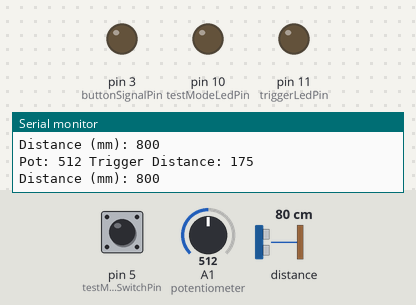
The sketch below on a simulated Arduino Nano, built with avr-gcc and run on an emulated ATmega328P. Shown: output pins drawn as LEDs (lit = HIGH), the last lines printed to the serial monitor. Inputs (shaded band) come from the test bench; at power-on: distance to the obstacle 80 cm, pin 5 (testModeSwitchPin) HIGH, A1 (potentiometer) = 512.

Above: at 1.2 s.
1.3 s: distance to the obstacle set to 20 cm
2.8 s: distance to the obstacle set to 15 cm
At 3.6 s:
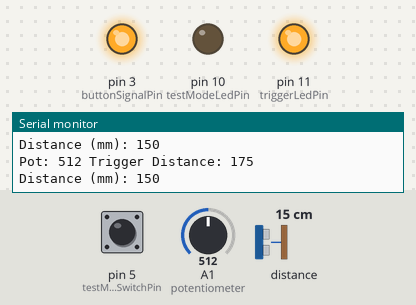
4.3 s: pin 5 (testModeSwitchPin) pulled LOW for 0.15 s
At 4.41 s:
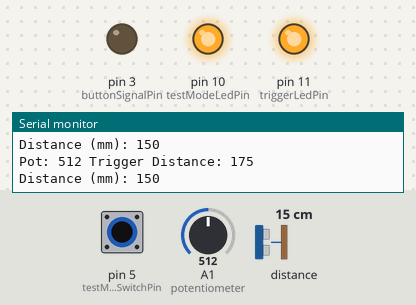
5.9 s: pin 5 (testModeSwitchPin) pulled LOW for 3.2 s
At 10.1 s:
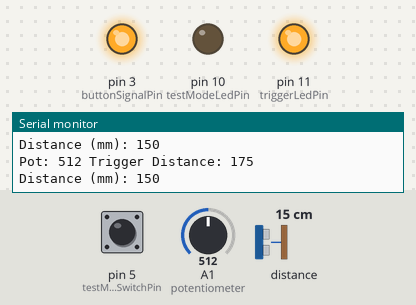
10.6 s: distance to the obstacle set to 18 cm
At 11.8 s:
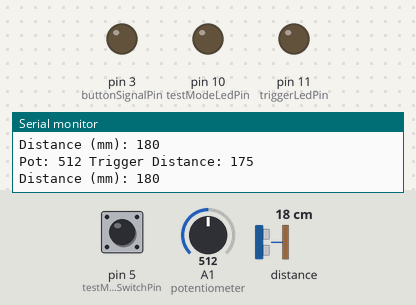
12.1 s: pin 5 (testModeSwitchPin) pulled LOW for 1 s
At 12.9 s:
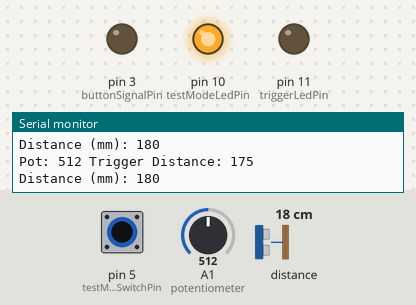
Timing chart, 0 to 15.1 s (numbered marks = the images above; inputs shaded):
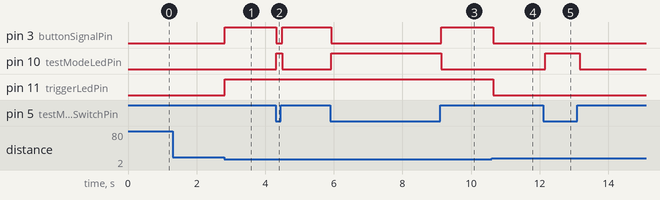

Measured:
- the behaviour switches between 18 and 17 cm on distance to the obstacle (found by bisection; images 0 and 1)
- after the input at 2.8 s, pin 3 (buttonSignalPin), pin 11 (triggerLedPin): LOW → HIGH at once
- after the input at 4.3 s, pin 3 (buttonSignalPin): HIGH → LOW at once, → HIGH 0.17 s later; pin 10 (testModeLedPin): LOW → HIGH at once, → LOW 0.17 s later
- after the input at 5.9 s, pin 3 (buttonSignalPin): HIGH → LOW at once, → HIGH 3.2 s later; pin 10 (testModeLedPin): LOW → HIGH at once, → LOW 3.2 s later
- after the input at 10.6 s, pin 3 (buttonSignalPin), pin 11 (triggerLedPin): HIGH → LOW at once
- after the input at 12.1 s, pin 10 (testModeLedPin): LOW → HIGH after 0.06 s, → LOW 1.0 s later

The sketch:

VL530xDistanceSensor.ino
```cpp
#include "Adafruit_VL53L0X.h"

Adafruit_VL53L0X lox = Adafruit_VL53L0X();

/* For Ardunio Nano
int triggerLedPin = 3;
int testModeLedPin = 2;
int testModeSwitchPin = 5;
int buttonSignalPin = 6;
int potentiometer = A2;
 */

// For ATTiny 3216
int triggerLedPin = 11;
int testModeLedPin = 10;
int testModeSwitchPin = 5;
int buttonSignalPin = 3;
int potentiometer = A1; // 14?

int MAX_DISTANCE = 300; // mm
int MIN_DISTANCE = 50; // mm

int READING_DELY_IN_MILLISECONDS = 50;

// the setup routine runs once when you press reset:
void setup() {
  // initialize the digital pin as an output.
  pinMode(triggerLedPin, OUTPUT);
  pinMode(potentiometer, INPUT);
  pinMode(testModeLedPin, OUTPUT);
  pinMode(testModeSwitchPin, INPUT_PULLUP);
  pinMode(buttonSignalPin, OUTPUT);

  digitalWrite(buttonSignalPin, LOW);

  Serial.begin(115200);

  // wait until serial port opens for native USB devices
  while (! Serial) {
    delay(1);
  }

  Serial.println("Adafruit VL53L0X test");
  if (!lox.begin()) {
    Serial.println(F("Failed to boot VL53L0X"));
    while(1);
  }
  // power
  Serial.println(F("VL53L0X API Simple Ranging example\n\n"));
}

// the loop routine runs over and over again forever:
void loop() {
  VL53L0X_RangingMeasurementData_t measure;

  lox.rangingTest(&measure, false); // pass in 'true' to get debug data printout!

  int sensorRangeSetting = analogRead(potentiometer);
  int maxTriggerDistance = map(sensorRangeSetting, 0, 1023, MIN_DISTANCE, MAX_DISTANCE);
  Serial.print("Pot: ");
  Serial.print(sensorRangeSetting);
  Serial.print(" Trigger Distance: ");
  Serial.println(maxTriggerDistance);

  bool isTestMode = !digitalRead(testModeSwitchPin);
  if (isTestMode) {
    digitalWrite(testModeLedPin, HIGH);
  } else {
    digitalWrite(testModeLedPin, LOW);
  }

  int rangeInMm = 999;

  if (measure.RangeStatus != 4) {  // phase failures have incorrect data
    Serial.print("Distance (mm): "); Serial.println(measure.RangeMilliMeter);
    rangeInMm = measure.RangeMilliMeter;
  } else {
    Serial.println(" out of range ");
    digitalWrite(triggerLedPin, LOW);
  }

  bool inRange = rangeInMm <= maxTriggerDistance;
  bool signalButtonPressed = !isTestMode && inRange;

  if (inRange) {
      digitalWrite(triggerLedPin, HIGH);
  } else {
      digitalWrite(triggerLedPin, LOW);
  }

  if (signalButtonPressed) {
    digitalWrite(buttonSignalPin, HIGH);
  } else {
    digitalWrite(buttonSignalPin, LOW);
  }

  delay(READING_DELY_IN_MILLISECONDS);
}
```
